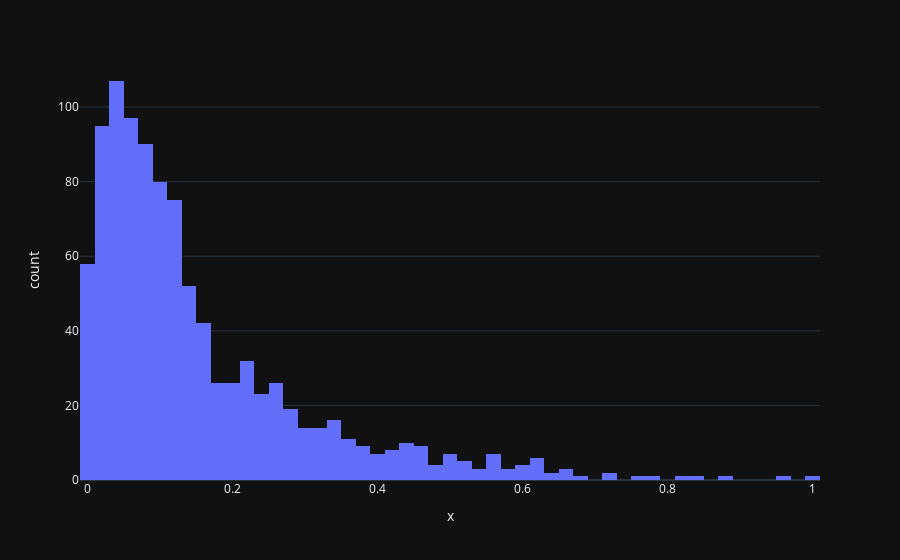

Notebook code cell kept with this figure:
### Code cell
px.histogram(scaled_exp_df, x="x")

### Figure 1 — Plotly figure (JSON) as saved in the notebook; plotly's stock layout.template omitted (floating-point values rounded to 4 significant figures; data arrays with more than 128 entries replaced by an {"elided": "..."} marker saying what was removed)
{"data": [{"alignmentgroup": "True", "bingroup": "x", "hoverlabel": {"namelength": 0}, "hovertemplate": "x=%{x}<br>count=%{y}", "legendgroup": "", "marker": {"color": "#636efa"}, "name": "", "offsetgroup": "", "orientation": "v", "showlegend": false, "type": "histogram", "x": {"elided": "1000 float values"}, "xaxis": "x", "yaxis": "y"}], "layout": {"barmode": "relative", "legend": {"tracegroupgap": 0}, "margin": {"t": 60}, "xaxis": {"anchor": "y", "domain": [0, 1], "title": {"text": "x"}}, "yaxis": {"anchor": "x", "domain": [0, 1], "title": {"text": "count"}}}}
